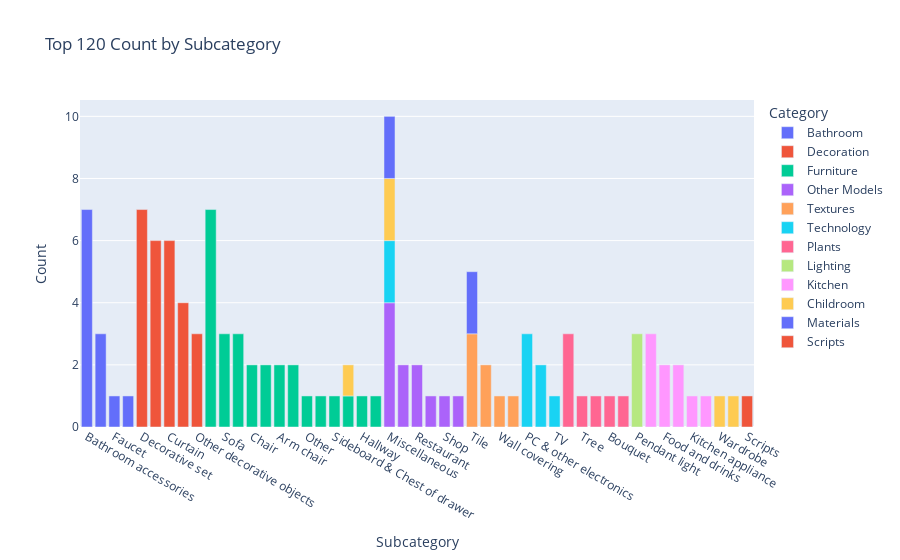

The code cell stored with this chart in its notebook:
### Code cell
result_grouped_subcat = result_vis.groupby(by=['Category', 'Subcategory'], as_index=False).size()
result_grouped_subcat.columns = ['Category', 'Subcategory', 'Count']
result_grouped_subsort = result_grouped_subcat.sort_values(by='Count', ascending=False) # type: ignore

fig2 = px.bar(result_grouped_subsort, x='Subcategory', y='Count', color = 'Category', title='Top 120 Count by Subcategory')
fig2.show()

### Figure 1 — Plotly figure (JSON) as saved in the notebook; plotly's stock layout.template omitted (floating-point values rounded to 4 significant figures)
{"data": [{"alignmentgroup": "True", "hovertemplate": "Category=Bathroom<br>Subcategory=%{x}<br>Count=%{y}<extra></extra>", "legendgroup": "Bathroom", "marker": {"color": "#636efa", "pattern": {"shape": ""}}, "name": "Bathroom", "offsetgroup": "Bathroom", "orientation": "v", "showlegend": true, "textposition": "auto", "type": "bar", "x": ["Bathroom accessories", "Bathroom furniture", "Faucet", "Shower"], "xaxis": "x", "y": [7, 3, 1, 1], "yaxis": "y"}, {"alignmentgroup": "True", "hovertemplate": "Category=Decoration<br>Subcategory=%{x}<br>Count=%{y}<extra></extra>", "legendgroup": "Decoration", "marker": {"color": "#EF553B", "pattern": {"shape": ""}}, "name": "Decoration", "offsetgroup": "Decoration", "orientation": "v", "showlegend": true, "textposition": "auto", "type": "bar", "x": ["Decorative set", "Carpets", "Curtain", "Clothes", "Other decorative objects"], "xaxis": "x", "y": [7, 6, 6, 4, 3], "yaxis": "y"}, {"alignmentgroup": "True", "hovertemplate": "Category=Furniture<br>Subcategory=%{x}<br>Count=%{y}<extra></extra>", "legendgroup": "Furniture", "marker": {"color": "#00cc96", "pattern": {"shape": ""}}, "name": "Furniture", "offsetgroup": "Furniture", "orientation": "v", "showlegend": true, "textposition": "auto", "type": "bar", "x": ["Wardrobe & Display cabinets", "Sofa", "Table", "Chair", "Table + Chair", "Arm chair", "Office furniture", "Other", "Rack", "Sideboard & Chest of drawer", "Bed", "Hallway", "TV Wall"], "xaxis": "x", "y": [7, 3, 3, 2, 2, 2, 2, 1, 1, 1, 1, 1, 1], "yaxis": "y"}, {"alignmentgroup": "True", "hovertemplate": "Category=Other Models<br>Subcategory=%{x}<br>Count=%{y}<extra></extra>", "legendgroup": "Other Models", "marker": {"color": "#ab63fa", "pattern": {"shape": ""}}, "name": "Other Models", "offsetgroup": "Other Models", "orientation": "v", "showlegend": true, "textposition": "auto", "type": "bar", "x": ["Miscellaneous", "Sports", "Restaurant", "Windows", "Shop", "Doors"], "xaxis": "x", "y": [4, 2, 2, 1, 1, 1], "yaxis": "y"}, {"alignmentgroup": "True", "hovertemplate": "Category=Textures<br>Subcategory=%{x}<br>Count=%{y}<extra></extra>", "legendgroup": "Textures", "marker": {"color": "#FFA15A", "pattern": {"shape": ""}}, "name": "Textures", "offsetgroup": "Textures", "orientation": "v", "showlegend": true, "textposition": "auto", "type": "bar", "x": ["Tile", "Wood", "Wall covering", "Floor coverings"], "xaxis": "x", "y": [3, 2, 1, 1], "yaxis": "y"}, {"alignmentgroup": "True", "hovertemplate": "Category=Technology<br>Subcategory=%{x}<br>Count=%{y}<extra></extra>", "legendgroup": "Technology", "marker": {"color": "#19d3f3", "pattern": {"shape": ""}}, "name": "Technology", "offsetgroup": "Technology", "orientation": "v", "showlegend": true, "textposition": "auto", "type": "bar", "x": ["PC & other electronics", "Miscellaneous", "Household appliance", "TV"], "xaxis": "x", "y": [3, 2, 2, 1], "yaxis": "y"}, {"alignmentgroup": "True", "hovertemplate": "Category=Plants<br>Subcategory=%{x}<br>Count=%{y}<extra></extra>", "legendgroup": "Plants", "marker": {"color": "#FF6692", "pattern": {"shape": ""}}, "name": "Plants", "offsetgroup": "Plants", "orientation": "v", "showlegend": true, "textposition": "auto", "type": "bar", "x": ["Indoor", "Tree", "Outdoor", "Bouquet", "Grass"], "xaxis": "x", "y": [3, 1, 1, 1, 1], "yaxis": "y"}, {"alignmentgroup": "True", "hovertemplate": "Category=Lighting<br>Subcategory=%{x}<br>Count=%{y}<extra></extra>", "legendgroup": "Lighting", "marker": {"color": "#B6E880", "pattern": {"shape": ""}}, "name": "Lighting", "offsetgroup": "Lighting", "orientation": "v", "showlegend": true, "textposition": "auto", "type": "bar", "x": ["Pendant light"], "xaxis": "x", "y": [3], "yaxis": "y"}, {"alignmentgroup": "True", "hovertemplate": "Category=Kitchen<br>Subcategory=%{x}<br>Count=%{y}<extra></extra>", "legendgroup": "Kitchen", "marker": {"color": "#FF97FF", "pattern": {"shape": ""}}, "name": "Kitchen", "offsetgroup": "Kitchen", "orientation": "v", "showlegend": true, "textposition": "auto", "type": "bar", "x": ["Kitchen", "Food and drinks", "Tableware", "Kitchen appliance", "Sink"], "xaxis": "x", "y": [3, 2, 2, 1, 1], "yaxis": "y"}, {"alignmentgroup": "True", "hovertemplate": "Category=Childroom<br>Subcategory=%{x}<br>Count=%{y}<extra></extra>", "legendgroup": "Childroom", "marker": {"color": "#FECB52", "pattern": {"shape": ""}}, "name": "Childroom", "offsetgroup": "Childroom", "orientation": "v", "showlegend": true, "textposition": "auto", "type": "bar", "x": ["Miscellaneous", "Wardrobe", "Bed", "Toy"], "xaxis": "x", "y": [2, 1, 1, 1], "yaxis": "y"}, {"alignmentgroup": "True", "hovertemplate": "Category=Materials<br>Subcategory=%{x}<br>Count=%{y}<extra></extra>", "legendgroup": "Materials", "marker": {"color": "#636efa", "pattern": {"shape": ""}}, "name": "Materials", "offsetgroup": "Materials", "orientation": "v", "showlegend": true, "textposition": "auto", "type": "bar", "x": ["Tile", "Miscellaneous"], "xaxis": "x", "y": [2, 2], "yaxis": "y"}, {"alignmentgroup": "True", "hovertemplate": "Category=Scripts<br>Subcategory=%{x}<br>Count=%{y}<extra></extra>", "legendgroup": "Scripts", "marker": {"color": "#EF553B", "pattern": {"shape": ""}}, "name": "Scripts", "offsetgroup": "Scripts", "orientation": "v", "showlegend": true, "textposition": "auto", "type": "bar", "x": ["Scripts"], "xaxis": "x", "y": [1], "yaxis": "y"}], "layout": {"barmode": "relative", "legend": {"title": {"text": "Category"}, "tracegroupgap": 0}, "title": {"text": "Top 120 Count by Subcategory"}, "xaxis": {"anchor": "y", "domain": [0, 1], "title": {"text": "Subcategory"}}, "yaxis": {"anchor": "x", "domain": [0, 1], "title": {"text": "Count"}}}}
